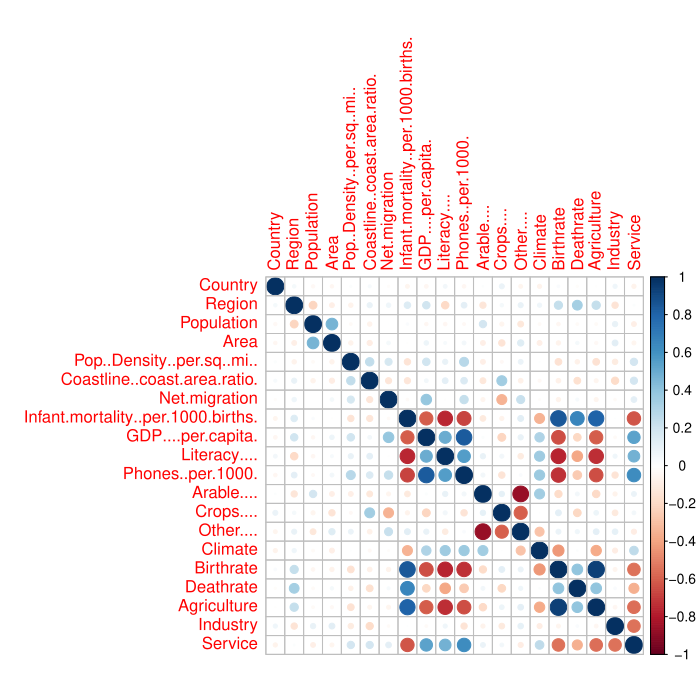

The script that drew this image:
library(corrplot)
elements <- read.csv("./countries.csv", head = TRUE,",")

df <- data.frame(elements)

df[df==""] <- NA
#replacing NA values with mean of their column
for(i in 1:ncol(df))
{
  df[is.na(df[,i]), i] <- mean(df[,i], na.rm = TRUE)
}
matrix <- data.matrix(df);
correlation_matrix <- cor(matrix);
correlation_matrix

corrplot(correlation_matrix)
plot(df$Agriculture, df$Birthrate, main = "Agriculture vs Birthrate",
     xlab = "Agriculture", ylab = "Birthrate",
     pch = 19, frame = FALSE)
lines(lowess(df$Agriculture, df$Birthrate), col = "blue")

relation <- lm(Agriculture~Birthrate,df)
relation
